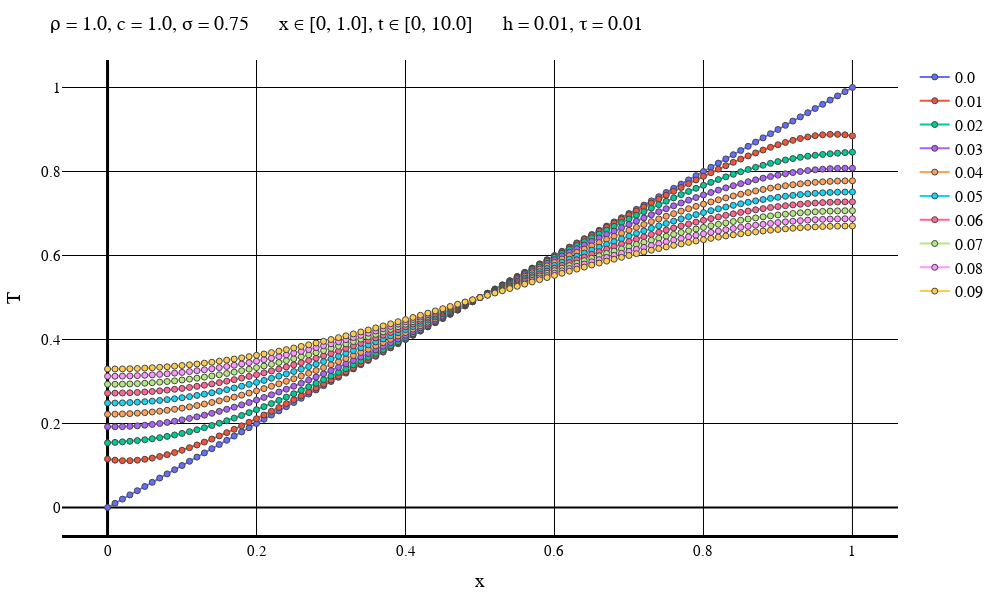

The code cell stored with this chart in its notebook:
### Code cell
typeOfScheme = "Another"

solutionFile = "D:\\Calc_Methods_2\\Lab2\\LinearHeatEq\\SecondConds\\$typeOfScheme\\solution$numOfEq.txt"
dataFile = "D:\\Calc_Methods_2\\Lab2\\LinearHeatEq\\SecondConds\\$typeOfScheme\\data$numOfEq.txt"
intervalFile = "D:\\Calc_Methods_2\\Lab2\\LinearHeatEq\\SecondConds\\$typeOfScheme\\interval$numOfEq.txt"

solutionMatrix = readdlm(solutionFile)
dataVec = readdlm(dataFile)
intervalVec = readdlm(intervalFile);

L = dataVec[3]
timeEnd = dataVec[4]
numOfXIntervals = Int(intervalVec[1])
numOfTIntervals = Int(intervalVec[2])
h = L / numOfXIntervals
τ = timeEnd / numOfTIntervals
if default == true
    plotStep = trunc(Int, timeEnd / (defaultStepParam * τ))
    numOfPlots = numOfTIntervals + 1    
else
    plotStep = firstSteps
    numOfPlots = firstPlots
end
println("Шаг графика: $plotStep")
println("Время последнего графика: $((numOfPlots - 1)*τ)")
makePlot(numOfPlots, plotStep, solutionMatrix, dataVec, intervalVec)
